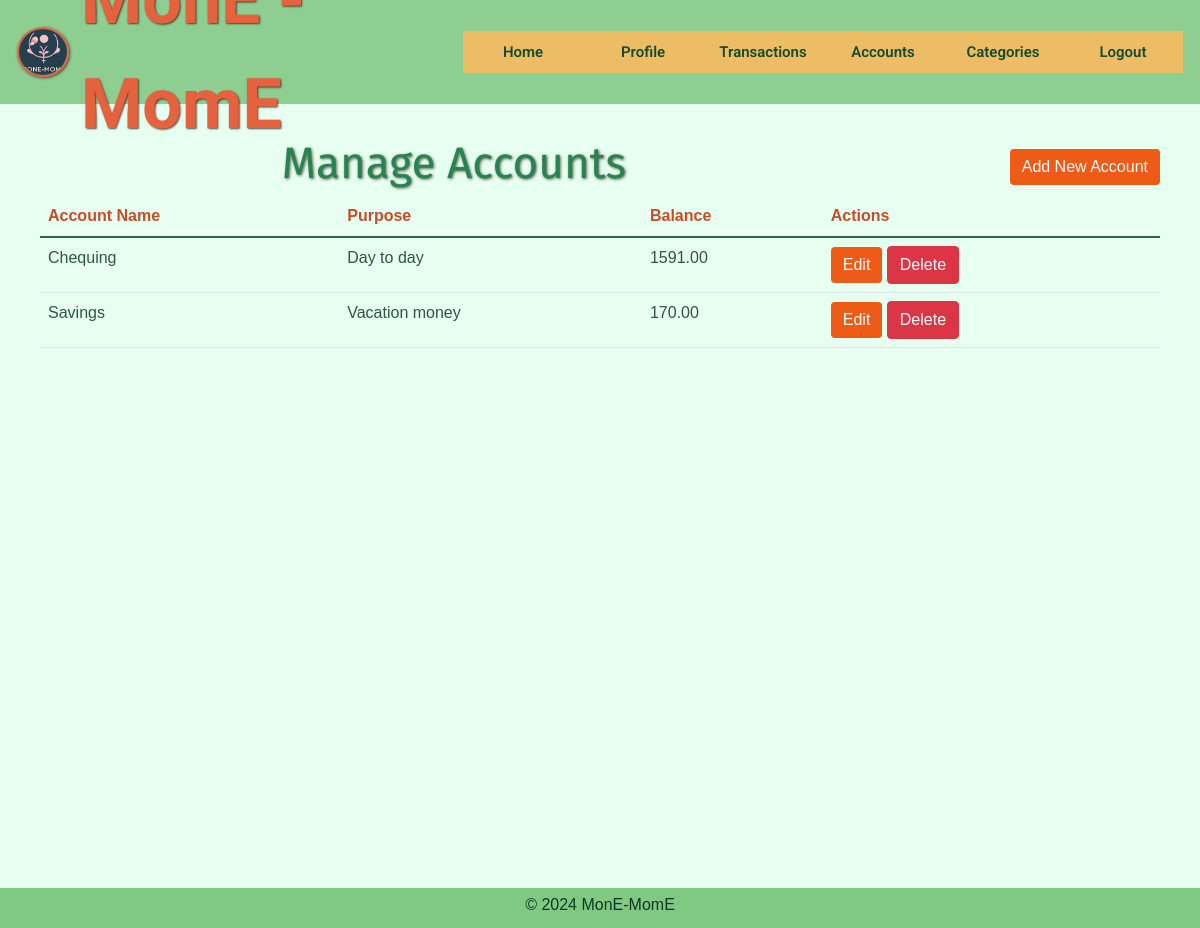
/accounts/ (signed in), run on the app's committed database.
### monemome/models.py (models this page shows, shortened)
class Account(models.Model):
    user = models.ForeignKey(User, on_delete=models.CASCADE)
    account_name = models.CharField(max_length=100)
    purpose = models.TextField(default='')
    def calculate_balance(self):
        transactions = self.transactions.all()  # Assuming related_name='transactions'
        income = sum(t.amount for t in transactions if t.transaction_type == 'Income')
        expense = sum(t.amount for t in transactions if t.transaction_type == 'Expense')
        return income - expense

### monemome/views.py (the view)
# urls.py: path('accounts/', views.accounts_view, name='accounts'),
@login_required
def accounts_view(request):
    user = request.user
    accounts = Account.objects.filter(user=user)
    accounts_with_balances = [(account, account.calculate_balance()) for account in accounts]
    for account, balance in accounts_with_balances:
        print(account.id, balance)  # This should print all account IDs and their balances
    return render(request, 'monemome/accounts.html', {'accounts_with_balances': accounts_with_balances})

### monemome/templates/monemome/accounts.html (shortened to what this page needs)
{% extends 'monemome/layout.html' %}
{% block content %}
<div class="container">
    <div class="d-flex justify-content-between align-items-center">
        <p><h2>Manage Accounts</h2></p>
        <button class="btn btn-primary" data-bs-toggle="modal" data-bs-target="#addAccountModal">Add New Account</button>
    </div>
    <table class="table">
        <thead>
            <tr>
                <th>Account Name</th>
                <th>Purpose</th>
                <th>Balance</th>
                <th>Actions</th>
            </tr>
        </thead>
        <tbody>
            {% for account, balance in accounts_with_balances %}
            <tr>
                <td>{{ account.account_name }}</td>
                <td>{{ account.purpose }}</td>
                <td>{{ balance|floatformat:2 }}</td>
                <td>
                    {% if account.id %}
                        <button class="btn btn-primary" data-bs-toggle="modal" data-bs-target="#editModal{{ account.id }}">Edit</button>
                        <button class="btn btn-danger" data-bs-toggle="modal" data-bs-target="#deleteModal{{ account.id }}">Delete</button>
                    {% else %}
                        <div>Error: No valid ID for account {{ account.account_name }}</div>
                    {% endif %}
                </td>
            </tr>
            {% empty %}
            <tr>
                <td colspan="4">No accounts found.</td>
            </tr>
            {% endfor %}
        </tbody>
    </table>
</div>
{% endblock %}

### monemome/static/css/styles.css (style rules this page uses)
.d-flex { display: flex; padding-left: 50px; gap: 15px; flex-wrap: wrap; }
body { display: flex; flex-direction: column; min-height: 100vh; font-family: 'Arial', sans-serif; background-color: #e7fff0; }
html, body { height: 100%; margin: 0; padding: 0; display: flex; overflow-x: hidden; flex-direction: column; }
.container { align-items: center; padding: 5px; padding-bottom: 30px; }
h1, h2, h3 { color: #258550; font-family: 'Fira Sans', sans-serif; font-weight: 400; text-shadow: 1px 1px 3px rgba(71, 48, 40, 0.781); text-decoration: none; text-align: center; }
h2 { font-size: 2.75rem; margin-bottom: 0.3rem; }
.btn-primary { background-color: #ee5b17; border: none; }
.table { color: #35614e; }
.table td { color: #2d5744; }
.table th { color: #c74d28; }

### data on the page
Account: account_name "Chequing", purpose "Day to day", balance "1591.00"
Account: account_name "Savings", purpose "Vacation money", balance "170.00"
